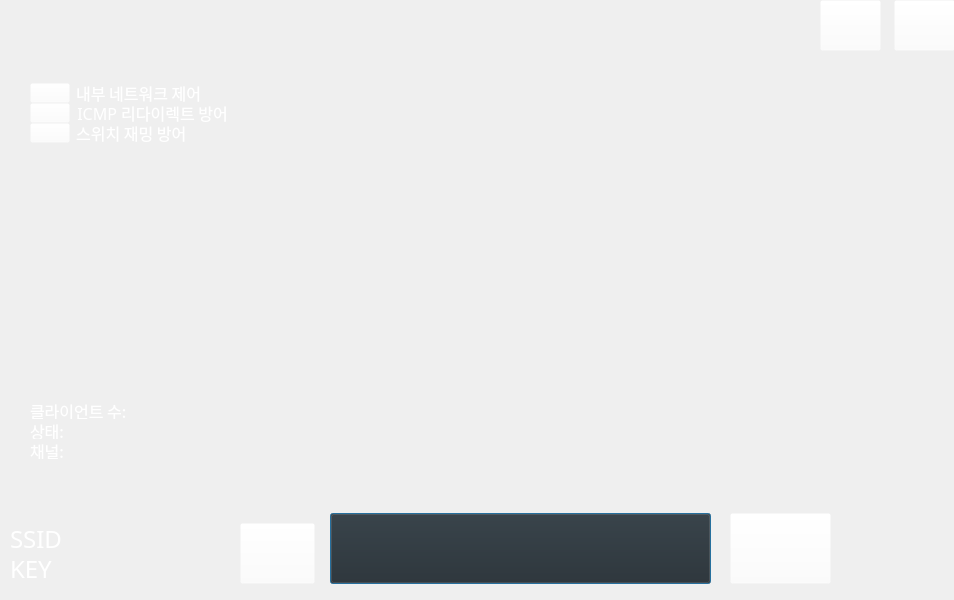
<?xml version="1.0" encoding="UTF-8"?>
<ui version="4.0">
 <class>IPSnetwork</class>
 <widget class="QDialog" name="IPSnetwork">
  <property name="geometry">
   <rect>
    <x>0</x>
    <y>0</y>
    <width>954</width>
    <height>600</height>
   </rect>
  </property>
  <property name="font">
   <font>
    <family>HY헤드라인M</family>
   </font>
  </property>
  <property name="cursor">
   <cursorShape>ArrowCursor</cursorShape>
  </property>
  <property name="windowTitle">
   <string>IPSnetwork</string>
  </property>
  <widget class="QLabel" name="label_SSID">
   <property name="geometry">
    <rect>
     <x>10</x>
     <y>523</y>
     <width>131</width>
     <height>31</height>
    </rect>
   </property>
   <property name="font">
    <font>
     <family>휴먼옛체</family>
     <pointsize>18</pointsize>
    </font>
   </property>
   <property name="styleSheet">
    <string notr="true">color: rgb(255, 255, 255);</string>
   </property>
   <property name="text">
    <string>SSID</string>
   </property>
  </widget>
  <widget class="QLabel" name="label_KEY">
   <property name="geometry">
    <rect>
     <x>10</x>
     <y>553</y>
     <width>131</width>
     <height>31</height>
    </rect>
   </property>
   <property name="font">
    <font>
     <family>휴먼옛체</family>
     <pointsize>18</pointsize>
    </font>
   </property>
   <property name="styleSheet">
    <string notr="true">color: rgb(255, 255, 255);</string>
   </property>
   <property name="text">
    <string>KEY</string>
   </property>
  </widget>
  <widget class="QPushButton" name="StartNetwork">
   <property name="geometry">
    <rect>
     <x>330</x>
     <y>513</y>
     <width>381</width>
     <height>71</height>
    </rect>
   </property>
   <property name="palette">
    <palette>
     <active>
      <colorrole role="Button">
       <brush brushstyle="SolidPattern">
        <color alpha="0">
         <red>39</red>
         <green>39</green>
         <blue>39</blue>
        </color>
       </brush>
      </colorrole>
      <colorrole role="Base">
       <brush brushstyle="SolidPattern">
        <color alpha="0">
         <red>39</red>
         <green>39</green>
         <blue>39</blue>
        </color>
       </brush>
      </colorrole>
      <colorrole role="Window">
       <brush brushstyle="SolidPattern">
        <color alpha="0">
         <red>39</red>
         <green>39</green>
         <blue>39</blue>
        </color>
       </brush>
      </colorrole>
     </active>
     <inactive>
      <colorrole role="Button">
       <brush brushstyle="SolidPattern">
        <color alpha="0">
         <red>39</red>
         <green>39</green>
         <blue>39</blue>
        </color>
       </brush>
      </colorrole>
      <colorrole role="Base">
       <brush brushstyle="SolidPattern">
        <color alpha="0">
         <red>39</red>
         <green>39</green>
         <blue>39</blue>
        </color>
       </brush>
      </colorrole>
      <colorrole role="Window">
       <brush brushstyle="SolidPattern">
        <color alpha="0">
         <red>39</red>
         <green>39</green>
         <blue>39</blue>
        </color>
       </brush>
      </colorrole>
     </inactive>
     <disabled>
      <colorrole role="Button">
       <brush brushstyle="SolidPattern">
        <color alpha="0">
         <red>39</red>
         <green>39</green>
         <blue>39</blue>
        </color>
       </brush>
      </colorrole>
      <colorrole role="Base">
       <brush brushstyle="SolidPattern">
        <color alpha="0">
         <red>39</red>
         <green>39</green>
         <blue>39</blue>
        </color>
       </brush>
      </colorrole>
      <colorrole role="Window">
       <brush brushstyle="SolidPattern">
        <color alpha="0">
         <red>39</red>
         <green>39</green>
         <blue>39</blue>
        </color>
       </brush>
      </colorrole>
     </disabled>
    </palette>
   </property>
   <property name="font">
    <font>
     <family>휴먼엑스포</family>
     <pointsize>20</pointsize>
    </font>
   </property>
   <property name="mouseTracking">
    <bool>false</bool>
   </property>
   <property name="autoFillBackground">
    <bool>false</bool>
   </property>
   <property name="styleSheet">
    <string notr="true">background-color: rgba(39, 39, 39, 0);</string>
   </property>
   <property name="text">
    <string/>
   </property>
   <property name="checkable">
    <bool>false</bool>
   </property>
   <property name="checked">
    <bool>false</bool>
   </property>
  </widget>
  <widget class="QLineEdit" name="Line_SSID">
   <property name="geometry">
    <rect>
     <x>70</x>
     <y>523</y>
     <width>161</width>
     <height>31</height>
    </rect>
   </property>
   <property name="font">
    <font>
     <family>새굴림</family>
    </font>
   </property>
   <property name="styleSheet">
    <string notr="true">background-color: rgba(255, 255, 255, 0);
color: rgb(255, 255, 255);</string>
   </property>
   <property name="inputMask">
    <string/>
   </property>
   <property name="text">
    <string/>
   </property>
   <property name="frame">
    <bool>false</bool>
   </property>
  </widget>
  <widget class="QLineEdit" name="Line_KEY">
   <property name="geometry">
    <rect>
     <x>70</x>
     <y>553</y>
     <width>161</width>
     <height>31</height>
    </rect>
   </property>
   <property name="font">
    <font>
     <family>새굴림</family>
    </font>
   </property>
   <property name="styleSheet">
    <string notr="true">background-color: rgba(255, 255, 255, 0);
color: rgb(255, 255, 255);</string>
   </property>
   <property name="inputMask">
    <string/>
   </property>
   <property name="text">
    <string/>
   </property>
   <property name="frame">
    <bool>false</bool>
   </property>
   <property name="echoMode">
    <enum>QLineEdit::Password</enum>
   </property>
  </widget>
  <widget class="QPushButton" name="SET">
   <property name="geometry">
    <rect>
     <x>240</x>
     <y>523</y>
     <width>75</width>
     <height>61</height>
    </rect>
   </property>
   <property name="font">
    <font>
     <family>휴먼엑스포</family>
     <pointsize>20</pointsize>
    </font>
   </property>
   <property name="styleSheet">
    <string notr="true">background-color: rgba(255, 255, 255, 0);</string>
   </property>
   <property name="text">
    <string/>
   </property>
  </widget>
  <widget class="QTextEdit" name="Console">
   <property name="geometry">
    <rect>
     <x>300</x>
     <y>73</y>
     <width>641</width>
     <height>411</height>
    </rect>
   </property>
   <property name="font">
    <font>
     <family>새굴림</family>
     <pointsize>10</pointsize>
    </font>
   </property>
   <property name="focusPolicy">
    <enum>Qt::WheelFocus</enum>
   </property>
   <property name="styleSheet">
    <string notr="true">background-color: rgba(255, 255, 255, 0);
color: rgb(255, 255, 255);</string>
   </property>
   <property name="frameShape">
    <enum>QFrame::NoFrame</enum>
   </property>
   <property name="frameShadow">
    <enum>QFrame::Raised</enum>
   </property>
   <property name="lineWidth">
    <number>0</number>
   </property>
   <property name="lineWrapMode">
    <enum>QTextEdit::WidgetWidth</enum>
   </property>
   <property name="readOnly">
    <bool>true</bool>
   </property>
  </widget>
  <widget class="QPushButton" name="StopNetwork">
   <property name="geometry">
    <rect>
     <x>730</x>
     <y>513</y>
     <width>101</width>
     <height>71</height>
    </rect>
   </property>
   <property name="font">
    <font>
     <family>휴먼엑스포</family>
     <pointsize>20</pointsize>
    </font>
   </property>
   <property name="mouseTracking">
    <bool>false</bool>
   </property>
   <property name="styleSheet">
    <string notr="true">background-color: rgba(255, 255, 255, 0);</string>
   </property>
   <property name="text">
    <string/>
   </property>
  </widget>
  <widget class="QFrame" name="Frame_Set">
   <property name="geometry">
    <rect>
     <x>20</x>
     <y>73</y>
     <width>241</width>
     <height>411</height>
    </rect>
   </property>
   <property name="frameShape">
    <enum>QFrame::NoFrame</enum>
   </property>
   <property name="frameShadow">
    <enum>QFrame::Plain</enum>
   </property>
   <property name="lineWidth">
    <number>1</number>
   </property>
   <property name="midLineWidth">
    <number>1</number>
   </property>
   <widget class="QCheckBox" name="Check_PARP">
    <property name="geometry">
     <rect>
      <x>30</x>
      <y>10</y>
      <width>191</width>
      <height>20</height>
     </rect>
    </property>
    <property name="font">
     <font>
      <family>새굴림</family>
      <pointsize>12</pointsize>
     </font>
    </property>
    <property name="styleSheet">
     <string notr="true">color: rgb(255, 255, 255);</string>
    </property>
    <property name="text">
     <string>  내부 네트워크 제어</string>
    </property>
    <property name="checked">
     <bool>true</bool>
    </property>
   </widget>
   <widget class="QCheckBox" name="Check_PICMP">
    <property name="geometry">
     <rect>
      <x>30</x>
      <y>30</y>
      <width>201</width>
      <height>20</height>
     </rect>
    </property>
    <property name="font">
     <font>
      <family>새굴림</family>
      <pointsize>12</pointsize>
     </font>
    </property>
    <property name="styleSheet">
     <string notr="true">color: rgb(255, 255, 255);</string>
    </property>
    <property name="text">
     <string>  ICMP 리다이렉트 방어</string>
    </property>
    <property name="checked">
     <bool>true</bool>
    </property>
   </widget>
   <widget class="QCheckBox" name="Check_PSWITCHJ">
    <property name="geometry">
     <rect>
      <x>30</x>
      <y>50</y>
      <width>191</width>
      <height>20</height>
     </rect>
    </property>
    <property name="font">
     <font>
      <family>새굴림</family>
      <pointsize>12</pointsize>
     </font>
    </property>
    <property name="autoFillBackground">
     <bool>false</bool>
    </property>
    <property name="styleSheet">
     <string notr="true">color: rgb(255, 255, 255);</string>
    </property>
    <property name="text">
     <string>  스위치 재밍 방어</string>
    </property>
    <property name="checkable">
     <bool>true</bool>
    </property>
    <property name="checked">
     <bool>true</bool>
    </property>
    <property name="tristate">
     <bool>false</bool>
    </property>
   </widget>
   <widget class="QFrame" name="Frame_status">
    <property name="geometry">
     <rect>
      <x>0</x>
      <y>320</y>
      <width>241</width>
      <height>91</height>
     </rect>
    </property>
    <property name="frameShape">
     <enum>QFrame::NoFrame</enum>
    </property>
    <property name="frameShadow">
     <enum>QFrame::Plain</enum>
    </property>
    <property name="lineWidth">
     <number>0</number>
    </property>
    <property name="midLineWidth">
     <number>0</number>
    </property>
    <widget class="QLabel" name="Label_Online">
     <property name="geometry">
      <rect>
       <x>10</x>
       <y>10</y>
       <width>131</width>
       <height>16</height>
      </rect>
     </property>
     <property name="font">
      <font>
       <family>새굴림</family>
       <pointsize>12</pointsize>
      </font>
     </property>
     <property name="styleSheet">
      <string notr="true">color: rgb(255, 255, 255);</string>
     </property>
     <property name="text">
      <string>클라이언트 수:</string>
     </property>
    </widget>
    <widget class="QLabel" name="Label_Status">
     <property name="geometry">
      <rect>
       <x>10</x>
       <y>30</y>
       <width>131</width>
       <height>16</height>
      </rect>
     </property>
     <property name="font">
      <font>
       <family>새굴림</family>
       <pointsize>12</pointsize>
      </font>
     </property>
     <property name="styleSheet">
      <string notr="true">color: rgb(255, 255, 255);</string>
     </property>
     <property name="text">
      <string>상태:</string>
     </property>
    </widget>
    <widget class="QLabel" name="Label_Channel">
     <property name="geometry">
      <rect>
       <x>10</x>
       <y>50</y>
       <width>131</width>
       <height>16</height>
      </rect>
     </property>
     <property name="font">
      <font>
       <family>새굴림</family>
       <pointsize>12</pointsize>
      </font>
     </property>
     <property name="styleSheet">
      <string notr="true">color: rgb(255, 255, 255);</string>
     </property>
     <property name="text">
      <string>채널:</string>
     </property>
    </widget>
    <widget class="QLabel" name="Label_Online_2">
     <property name="geometry">
      <rect>
       <x>130</x>
       <y>10</y>
       <width>131</width>
       <height>16</height>
      </rect>
     </property>
     <property name="font">
      <font>
       <family>휴먼둥근헤드라인</family>
       <pointsize>12</pointsize>
      </font>
     </property>
     <property name="styleSheet">
      <string notr="true">color: rgb(255, 255, 255);</string>
     </property>
     <property name="text">
      <string/>
     </property>
    </widget>
    <widget class="QLabel" name="Label_Status_2">
     <property name="geometry">
      <rect>
       <x>130</x>
       <y>30</y>
       <width>131</width>
       <height>16</height>
      </rect>
     </property>
     <property name="font">
      <font>
       <family>휴먼둥근헤드라인</family>
       <pointsize>12</pointsize>
      </font>
     </property>
     <property name="styleSheet">
      <string notr="true">color: rgb(255, 255, 255);</string>
     </property>
     <property name="text">
      <string/>
     </property>
    </widget>
    <widget class="QLabel" name="Label_Channel_2">
     <property name="geometry">
      <rect>
       <x>130</x>
       <y>50</y>
       <width>131</width>
       <height>16</height>
      </rect>
     </property>
     <property name="font">
      <font>
       <family>휴먼둥근헤드라인</family>
       <pointsize>12</pointsize>
      </font>
     </property>
     <property name="styleSheet">
      <string notr="true">color: rgb(255, 255, 255);</string>
     </property>
     <property name="text">
      <string/>
     </property>
    </widget>
   </widget>
   <widget class="QLabel" name="CheckBox_image">
    <property name="geometry">
     <rect>
      <x>10</x>
      <y>10</y>
      <width>40</width>
      <height>20</height>
     </rect>
    </property>
    <property name="text">
     <string/>
    </property>
    <property name="pixmap">
     <pixmap>on.png</pixmap>
    </property>
    <property name="scaledContents">
     <bool>true</bool>
    </property>
   </widget>
   <widget class="QLabel" name="CheckBox_image_2">
    <property name="geometry">
     <rect>
      <x>10</x>
      <y>30</y>
      <width>40</width>
      <height>20</height>
     </rect>
    </property>
    <property name="text">
     <string/>
    </property>
    <property name="pixmap">
     <pixmap>on.png</pixmap>
    </property>
    <property name="scaledContents">
     <bool>true</bool>
    </property>
   </widget>
   <widget class="QLabel" name="CheckBox_image_3">
    <property name="geometry">
     <rect>
      <x>10</x>
      <y>50</y>
      <width>40</width>
      <height>20</height>
     </rect>
    </property>
    <property name="text">
     <string/>
    </property>
    <property name="pixmap">
     <pixmap>on.png</pixmap>
    </property>
    <property name="scaledContents">
     <bool>true</bool>
    </property>
   </widget>
   <widget class="QPushButton" name="Check_Button">
    <property name="geometry">
     <rect>
      <x>10</x>
      <y>10</y>
      <width>40</width>
      <height>20</height>
     </rect>
    </property>
    <property name="font">
     <font>
      <family>휴먼엑스포</family>
      <pointsize>20</pointsize>
     </font>
    </property>
    <property name="styleSheet">
     <string notr="true">background-color: rgba(255, 255, 255, 0);</string>
    </property>
    <property name="text">
     <string/>
    </property>
   </widget>
   <widget class="QPushButton" name="Check_Button_2">
    <property name="geometry">
     <rect>
      <x>10</x>
      <y>30</y>
      <width>40</width>
      <height>20</height>
     </rect>
    </property>
    <property name="font">
     <font>
      <family>휴먼엑스포</family>
      <pointsize>20</pointsize>
     </font>
    </property>
    <property name="styleSheet">
     <string notr="true">background-color: rgba(255, 255, 255, 0);</string>
    </property>
    <property name="text">
     <string/>
    </property>
   </widget>
   <widget class="QPushButton" name="Check_Button_3">
    <property name="geometry">
     <rect>
      <x>10</x>
      <y>50</y>
      <width>40</width>
      <height>20</height>
     </rect>
    </property>
    <property name="font">
     <font>
      <family>휴먼엑스포</family>
      <pointsize>20</pointsize>
     </font>
    </property>
    <property name="styleSheet">
     <string notr="true">background-color: rgba(255, 255, 255, 0);</string>
    </property>
    <property name="text">
     <string/>
    </property>
   </widget>
  </widget>
  <widget class="QLabel" name="Background">
   <property name="enabled">
    <bool>true</bool>
   </property>
   <property name="geometry">
    <rect>
     <x>0</x>
     <y>0</y>
     <width>954</width>
     <height>600</height>
    </rect>
   </property>
   <property name="frameShape">
    <enum>QFrame::NoFrame</enum>
   </property>
   <property name="text">
    <string/>
   </property>
   <property name="pixmap">
    <pixmap>IPSUI.png</pixmap>
   </property>
  </widget>
  <widget class="QPushButton" name="Quit">
   <property name="geometry">
    <rect>
     <x>894</x>
     <y>0</y>
     <width>61</width>
     <height>51</height>
    </rect>
   </property>
   <property name="font">
    <font>
     <family>휴먼엑스포</family>
     <pointsize>20</pointsize>
    </font>
   </property>
   <property name="styleSheet">
    <string notr="true">background-color: rgba(255, 255, 255, 0);</string>
   </property>
   <property name="text">
    <string/>
   </property>
  </widget>
  <widget class="QPushButton" name="Mini">
   <property name="geometry">
    <rect>
     <x>820</x>
     <y>0</y>
     <width>61</width>
     <height>51</height>
    </rect>
   </property>
   <property name="font">
    <font>
     <family>휴먼엑스포</family>
     <pointsize>20</pointsize>
    </font>
   </property>
   <property name="styleSheet">
    <string notr="true">background-color: rgba(255, 255, 255, 0);</string>
   </property>
   <property name="text">
    <string/>
   </property>
  </widget>
  <zorder>Background</zorder>
  <zorder>Frame_Set</zorder>
  <zorder>label_SSID</zorder>
  <zorder>label_KEY</zorder>
  <zorder>StartNetwork</zorder>
  <zorder>Line_SSID</zorder>
  <zorder>Line_KEY</zorder>
  <zorder>SET</zorder>
  <zorder>Console</zorder>
  <zorder>StopNetwork</zorder>
  <zorder>Quit</zorder>
  <zorder>Mini</zorder>
 </widget>
 <resources/>
 <connections/>
</ui>
